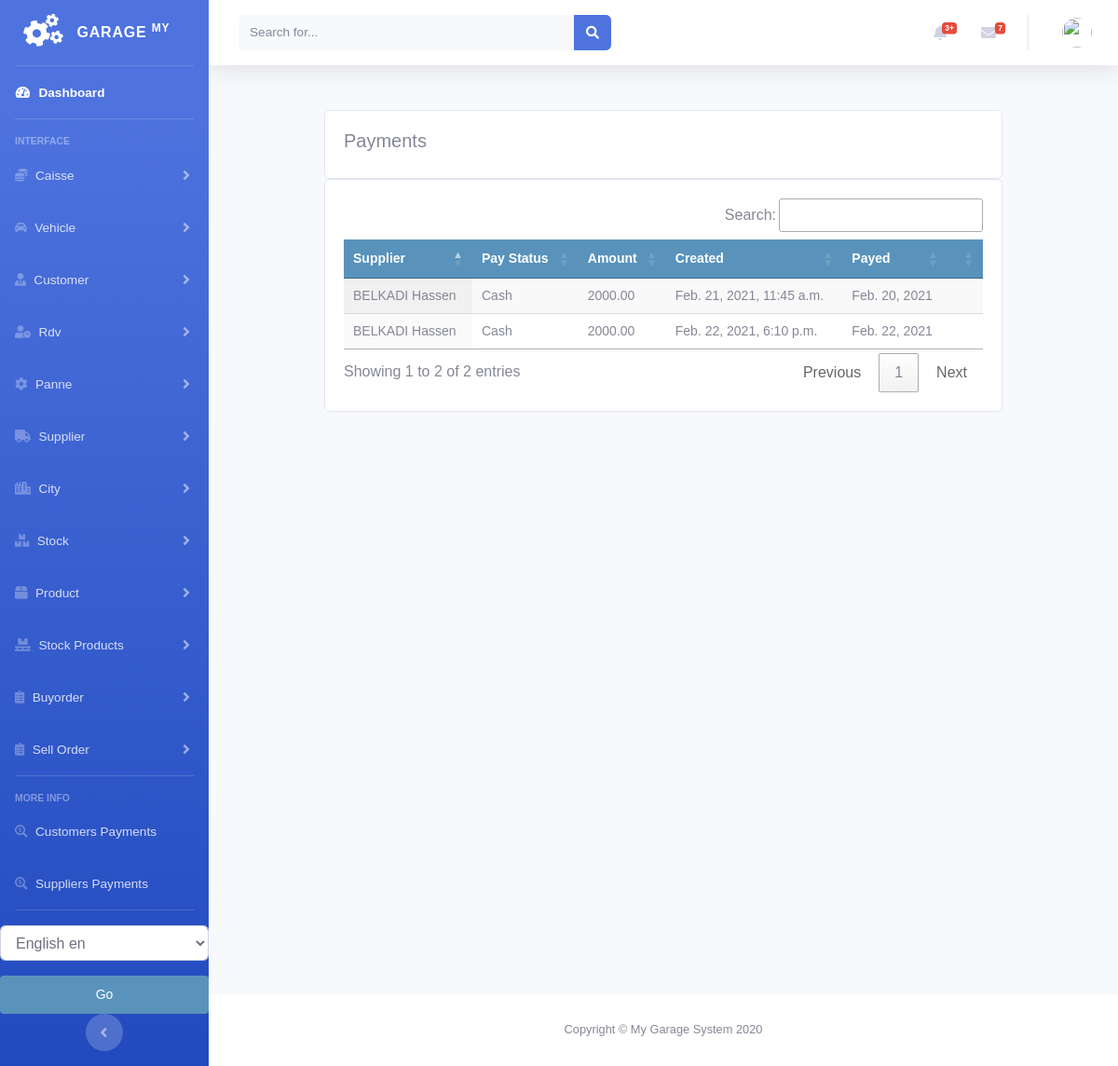
Before: /payments/supplier_payment_list with the older database file.
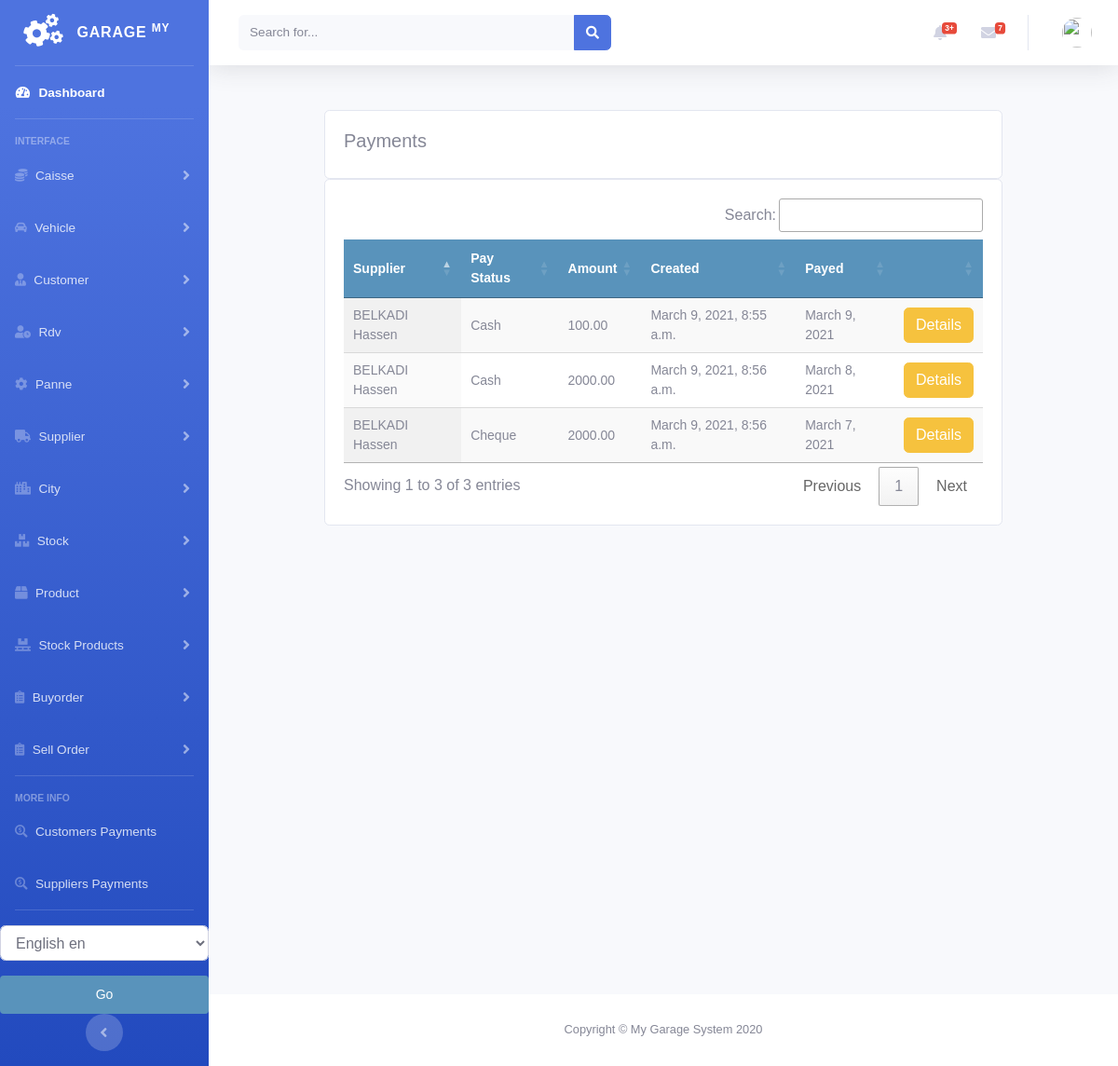
After: the same page with the newer database file.
### payments/models.py (models this page shows)
class BuyOrderPayment(models.Model):
    order = models.ForeignKey(BuyOrder, on_delete=models.CASCADE, blank=True, null=True)
    supplier = models.ForeignKey(Supplier, on_delete=models.CASCADE)
    user = models.IntegerField(default=0)
    amount = models.DecimalField(max_digits=10, decimal_places=2)
    created = models.DateTimeField(auto_now_add=True)
    pay_date = models.DateField(null=True, blank=True)
    pay_type = (
        ('Cash', 'Cash'),
        ('Cheque', 'Cheque'),
    )
    pay_status = models.CharField(max_length=8, choices=pay_type, blank=True, default="Cash")

### supplier/models.py (models this page shows)
class Supplier(models.Model):
    firstname = models.CharField(max_length=250, null=True)
    lastname = models.CharField(max_length=250, null=True)
    address = models.CharField(max_length=200, null=True)
    phone = models.CharField(max_length=200, null=True)
    email = models.EmailField(null=True)
    date_created = models.DateTimeField(auto_now_add=True, null=True)
    date_joined = models.DateField(null=True)
    credit = models.DecimalField(max_digits=10, decimal_places=2, null=True, default=0.0)
    def __str__(self):
        return self.firstname + " " + self.lastname

### payments/views.py (the view)
# urls.py: path('supplier_payment_list', views.supplier_payment_list, name='supplier_payment_list'),
def supplier_payment_list(request):
    supplierpayments = BuyOrderPayment.objects.all()
    context = {
        "supplierpayments": supplierpayments
    }
    return render(request, 'payments/supplier/payment_list.html', context)

### payments/templates/payments/supplier/payment_list.html (shortened to what this page needs)
{% extends 'home.html' %}
{% load static %}
{% block content %}
<br>
<div class="container">
    <div class="row">
        <div class="col-md">
            <div class="card card-body">
                <h5>Payments</h5>
            </div>
            <div class="card card-body">
                <table id="table_id" class="display text-center">
                    <thead>
                    <tr>
                        <th>Supplier</th>
                        <th>Pay Status</th>
                        <th>Amount</th>
                        <th>Created</th>
                        <th>Payed</th>
                        <th></th>
                    </tr>
                    </thead>
                    <tbody>
                    {% for payment in supplierpayments %}
                    <tr>
                        <td>
                            {{payment.supplier}}
                        </td>
                        <td>
                            {{payment.pay_status}}
                        </td>
                        <td>
                            {{payment.amount}}
                        </td>
                        <td>
                            {{payment.created}}
                        </td>
                        <td>
                            {{payment.pay_date}}
                        </td>
                        <td>
                            {% if payment.order.id %}
                            <a class="btn btn-warning " href="{% url 'buyorder:buyorder_details' payment.order.id %}">Details</a>
                            {% endif %}
                        </td>
                    </tr>
                    {% endfor %}
                    </tbody>
                </table>
            </div>
        </div>
    </div>
</div>
{% endblock %}
{% block jsscript %}
<link rel="stylesheet" type="text/css" href="https://cdn.datatables.net/1.10.22/css/jquery.dataTables.css">
<link rel="stylesheet" type="text/css" href="https://cdn.datatables.net/buttons/1.6.5/css/buttons.dataTables.min.css">
{% endblock %}

### accounts/templates/home.html (shortened to what this page needs)
<!DOCTYPE html>
<html lang="en">
<head>
    {% load static %}
    <link rel="stylesheet" href="//code.jquery.com/ui/1.12.1/themes/base/jquery-ui.css">
    <link href="https://cdnjs.cloudflare.com/ajax/libs/font-awesome/5.13.0/css/all.min.css" rel="stylesheet">
    <link rel="stylesheet" href="https://stackpath.bootstrapcdn.com/bootstrap/4.3.1/css/bootstrap.min.css"
>
    <link rel="stylesheet" type="text/css" href="{% static 'vendor/fontawesome-free/css/all.min.css' %}">
    <link rel="stylesheet" type="text/css" href="{% static 'css/sb-admin-2.min.css' %}">
    <link rel="stylesheet" type="text/css" href="{% static 'css/main.css' %}">
</head>
<body id="page-top">
<div id="wrapper">
    {% include 'sidenavbar.html' %}
    <div id="content-wrapper" class="d-flex flex-column">
        {% include 'navbar.html' %}
        <div id="content">
            {% block content %}
            {% endblock %}
        </div>
      <footer class="sticky-footer bg-white">
        <div class="container my-auto">
          <div class="copyright text-center my-auto">
            <span>Copyright &copy; My Garage System 2020</span>
          </div>
        </div>
      </footer>
    </div>
</div>
{% block jsscript %}{% endblock %}
</body>
</html>

### accounts/templates/sidenavbar.html (shortened to what this page needs)
{% load  static %}
{% load i18n %}
<ul class="navbar-nav bg-gradient-primary sidebar sidebar-dark accordion" id="accordionSidebar">
    <a class="sidebar-brand d-flex align-items-center justify-content-center" href="/">
        <div class="sidebar-brand-icon rotate-n-15">
            <i class="fas fa-cogs"></i>
        </div>
        <div class="sidebar-brand-text mx-3">Garage <sup>My</sup></div>
    </a>
    <hr class="sidebar-divider my-0">
    <li class="nav-item active">
        <a class="nav-link" href="/">
            <i class="fas fa-fw fa-tachometer-alt"></i>
            <span>{% trans "Dashboard" %}</span></a>
    </li>
    <hr class="sidebar-divider">
    <div class="sidebar-heading">
        Interface
    </div>
    <li class="nav-item">
        <a class="nav-link collapsed" href="#" data-toggle="collapse" data-target="#collapseCaisse"
           aria-expanded="true" aria-controls="collapseCaisse">
            <i class="fas fa-coins"></i>
            <span>Caisse</span>
        </a>
    </li>
    <li class="nav-item">
        <a class="nav-link collapsed" href="#" data-toggle="collapse" data-target="#collapseType"
           aria-expanded="true" aria-controls="collapseType">
    <i class="fas fa-car-alt"></i>
            <span>Vehicle</span>
        </a>
    </li>
    <li class="nav-item">
        <a class="nav-link collapsed" href="#" data-toggle="collapse" data-target="#collapseCustomer"
           aria-expanded="true" aria-controls="collapseCustomer">
            <i class="fas fa-user-tie"></i>
            <span>Customer</span>
        </a>
    </li>
    <li class="nav-item">
        <a class="nav-link collapsed" href="#" data-toggle="collapse" data-target="#collapseRdv"
           aria-expanded="true" aria-controls="collapseRdv">
            <i class="fas fa-user-clock"></i>
            <span>Rdv</span>
        </a>
    </li>
    <li class="nav-item">
        <a class="nav-link collapsed" href="#" data-toggle="collapse" data-target="#collapsePanne"
           aria-expanded="true" aria-controls="collapsePanne">
            <i class="fas fa-cog"></i>
            <span>Panne</span>
        </a>
    </li>
    <li class="nav-item">
        <a class="nav-link collapsed" href="#" data-toggle="collapse" data-target="#collapsesupplier"
           aria-expanded="true" aria-controls="collapsesupplier">
            <i class="fas fa-truck"></i>
            <span>Supplier</span>
        </a>
    </li>
    <li class="nav-item">
        <a class="nav-link collapsed" href="#" data-toggle="collapse" data-target="#collapseCity"
           aria-expanded="true" aria-controls="collapseCity">
            <i class="fas fa-city"></i>
            <span>City</span>
        </a>
    </li>
    <li class="nav-item">
        <a class="nav-link collapsed" href="#" data-toggle="collapse" data-target="#collapsestock"
           aria-expanded="true" aria-controls="collapsestock">
            <i class="fas fa-boxes"></i>
            <span>Stock</span>
        </a>
    </li>
    <li class="nav-item">
        <a class="nav-link collapsed" href="#" data-toggle="collapse" data-target="#collapseproduct"
           aria-expanded="true" aria-controls="collapseproduct">
            <i class="fas fa-box"></i>
            <span>Product</span>
        </a>
    </li>
    <li class="nav-item">
        <a class="nav-link collapsed" href="#" data-toggle="collapse" data-target="#collapsestockproduct"
           aria-expanded="true" aria-controls="collapsestockproduct">
            <i class="fas fa-pallet"></i>
            <span>Stock Products</span>
        </a>
    </li>
    <li class="nav-item">
        <a class="nav-link collapsed" href="#" data-toggle="collapse" data-target="#collapsebuyorder"
           aria-expanded="true" aria-controls="collapsebuyorder">
            <i class="fas fa-clipboard-list"></i>
            <span>Buyorder</span>
        </a>
    </li>
    <li class="nav-item">
        <a class="nav-link collapsed" href="#" data-toggle="collapse" data-target="#collapsesellorder"
           aria-expanded="true" aria-controls="collapsesellorder">
            <i class="fas fa-clipboard-list"></i>
            <span>Sell Order</span>
        </a>
    </li>
    <hr class="sidebar-divider">
    <div class="sidebar-heading">
        More Info
    </div>
    <li class="nav-item">
        <a class="nav-link" href="{% url 'payments:customer_payment_list' %}">
            <i class="fas fa-search-dollar"></i>
            <span>Customers Payments</span></a>
    </li>
    <li class="nav-item">
        <a class="nav-link" href="{% url 'payments:supplier_payment_list' %}">
            <i class="fas fa-search-dollar"></i>
            <span>Suppliers Payments</span></a>
    </li>
    <hr class="sidebar-divider d-none d-md-block">
    {% get_current_language as LANGUAGE_CODE %}
          <form action="{% url 'set_language'%}" method="post">
              <select class="form-control" name="language" id="">
                  {% get_available_languages as LANGUAGES %}
                  {% get_language_info_list for LANGUAGES as languages %}
                  {% for language in languages %}
                    <option value="{{ language.code }}" {% if language.code == LANGUAGE_CODE %} selected {% endif %}>
                       <i class="fas fa-clipboard-list"></i>  {{ language.name_local}} {{ language.code }}
                    </option>
                  {% endfor %}
              </select>
              <input class="btn btn-warning btn-block mt-3" type="submit" value="Go">
          </form>
    <div class="text-center d-none d-md-inline">
        <button class="rounded-circle border-0" id="sidebarToggle"></button>
    </div>
</ul>

### accounts/templates/navbar.html (shortened to what this page needs)
{% load  static %}
        <nav class="navbar navbar-expand navbar-light bg-white topbar mb-4 static-top shadow">
          <form class="d-none d-sm-inline-block form-inline mr-auto ml-md-3 my-2 my-md-0 mw-100 navbar-search">
            <div class="input-group">
              <input type="text" class="form-control bg-light border-0 small" placeholder="Search for..." aria-label="Search" aria-describedby="basic-addon2">
              <div class="input-group-append">
                <button class="btn btn-primary" type="button">
                  <i class="fas fa-search fa-sm"></i>
                </button>
              </div>
            </div>
          </form>
          <ul class="navbar-nav ml-auto">
            <li class="nav-item dropdown no-arrow mx-1">
              <a class="nav-link dropdown-toggle" href="#" id="alertsDropdown" role="button" data-toggle="dropdown" aria-haspopup="true" aria-expanded="false">
                <i class="fas fa-bell fa-fw"></i>
                <span class="badge badge-danger badge-counter">3+</span>
              </a>
            </li>
            <li class="nav-item dropdown no-arrow mx-1">
              <a class="nav-link dropdown-toggle" href="#" id="messagesDropdown" role="button" data-toggle="dropdown" aria-haspopup="true" aria-expanded="false">
                <i class="fas fa-envelope fa-fw"></i>
                <span class="badge badge-danger badge-counter">7</span>
              </a>
            </li>
            <li class="nav-item dropdown no-arrow">
              <a class="nav-link dropdown-toggle" href="#" id="userDropdown" role="button" data-toggle="dropdown" aria-haspopup="true" aria-expanded="false">
                <img class="img-profile rounded-circle" src="https://source.unsplash.com/QAB-WJcbgJk/60x60">
              </a>
            </li>
          </ul>
        </nav>

### static/css/main.css (style rules this page uses)
body { margin:0; padding:0; font-family:helvetica, sans-serif; }
h1, h2, h3, h4, h5 , h6 { font-family: 'Ubuntu', sans-serif; font-weight:normal; }
a { text-decoration:none; color:#5993bb; }
a.button, input[type="submit"] { color:#fff; background:#5993bb; border-radius:4px; padding:10px 20px; font-size:14px; border:0; }
table { width:100%; border-spacing:0; border-collapse: collapse; }
table th, table td { text-align:left; font-size:14px; padding:10px; margin:0; }
tbody tr:nth-child(odd) { background:#efefef; }
thead th, tbody tr.total { background:#5993bb; color:#fff; font-weight:bold; }
#content { padding:0 100px; overflow:hidden; }

Changed rows visible on the page:
removed BuyOrderPayment: supplier "BELKADI Hassen", pay_status "Cash", amount "2000.00", created "Feb. 21, 2021, 11:45 a.m.", pay_date "Feb. 20, 2021"
removed BuyOrderPayment: supplier "BELKADI Hassen", pay_status "Cash", amount "2000.00", created "Feb. 22, 2021, 6:10 p.m.", pay_date "Feb. 22, 2021"
added BuyOrderPayment: supplier "BELKADI Hassen", pay_status "Cash", amount "100.00", created "March 9, 2021, 8:55 a.m.", pay_date "March 9, 2021", shows "Details"
added BuyOrderPayment: supplier "BELKADI Hassen", pay_status "Cash", amount "2000.00", created "March 9, 2021, 8:56 a.m.", pay_date "March 8, 2021", shows "Details"
added BuyOrderPayment: supplier "BELKADI Hassen", pay_status "Cheque", amount "2000.00", created "March 9, 2021, 8:56 a.m.", pay_date "March 7, 2021", shows "Details"
Other visible differences:
text written by a page script: "Search: Showing 1 to 2 of 2 entries Previous 1 Next" → "Search: Showing 1 to 3 of 3 entries Previous 1 Next"
